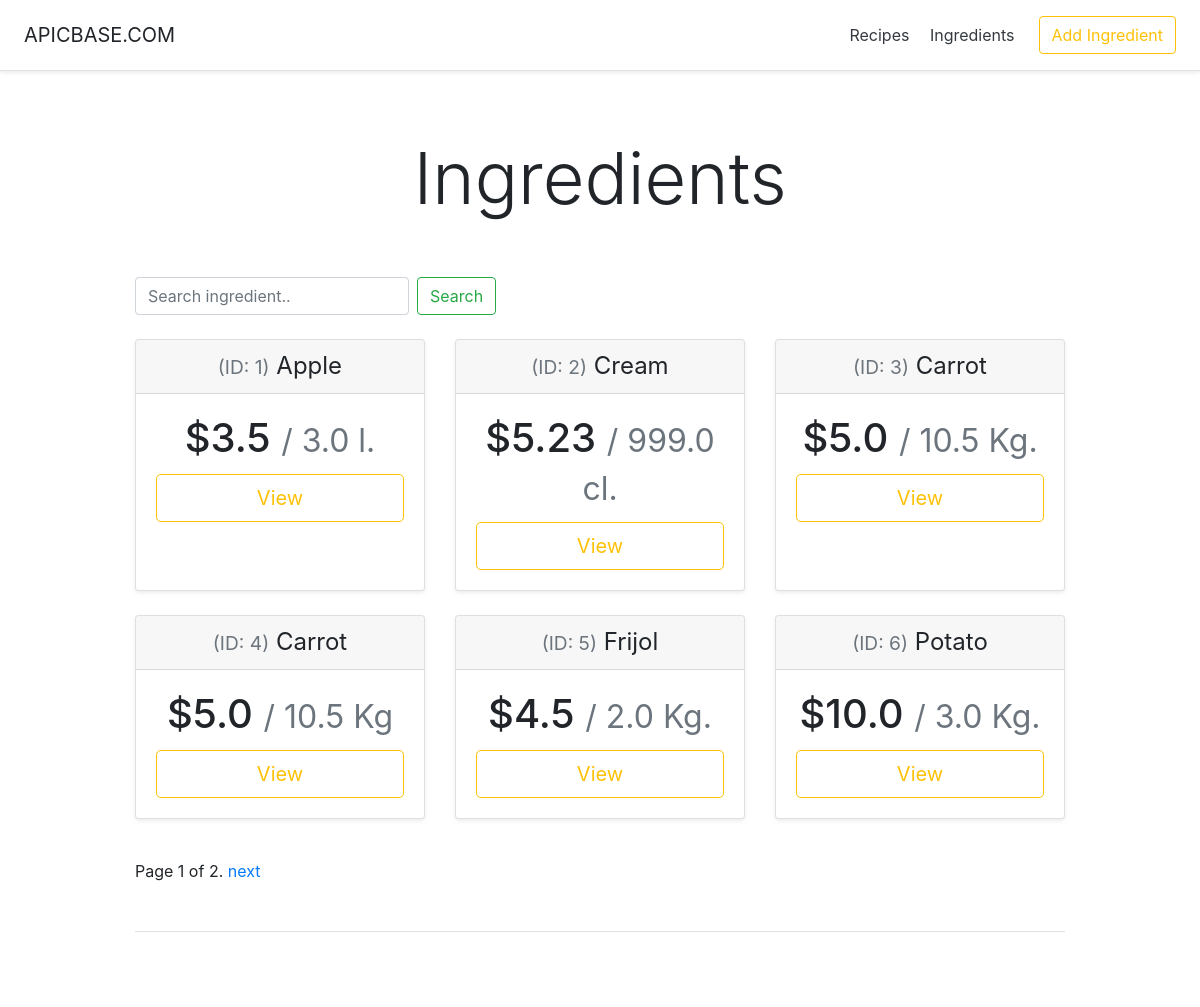
The app's page /recipeManager/ingredients/ with its own data.
### recipeManager/models.py (models this page shows, shortened)
class Ingredient(models.Model):
    id = models.AutoField(primary_key=True)
    name = models.CharField(max_length=200)
    cost = models.FloatField()
    amount = models.FloatField()
    GRAMS='g.'
    KILOGRAMS='Kg.'
    CENTILITERS='cl.'
    LITERS='l.'
    UNIT_CHOICES = (
        (GRAMS, 'Gram'),
        (KILOGRAMS, 'Kilogram'),
        (CENTILITERS, 'Centiliter'),
        (LITERS, 'Liter')
    )
    unit = models.CharField(
        max_length=2,
        choices=UNIT_CHOICES,
        default=GRAMS,
    )

### recipeManager/views.py (the view)
# urls.py: path('ingredients/', views.IngredientsView.as_view(), name='ingredients'),
class IngredientsView(generic.ListView):
    template_name = 'recipeManager/ingredients.html'
    context_object_name = 'ingredients_list'
    paginate_by = 6
    def get_queryset(self):
        ingredients = Ingredient.objects.all()
        if 'search' in self.request.GET:
            return doSearch(self.request.GET['search'], ingredients)
        else:
            return ingredients

### recipeManager/templates/recipeManager/ingredients.html (shortened to what this page needs)
<!DOCTYPE html>
<html lang="en">
   <head>
      {% load static %}
      <link href="{%static 'recipeManager/bootstrap.min.css'%}" rel="stylesheet">
      {% load static %}
      <link href="{% static 'recipeManager/pricing.css' %}" rel="stylesheet">
   </head>
   <body>
      <div class="d-flex flex-column flex-md-row align-items-center p-3 px-md-4 mb-3 bg-white border-bottom shadow-sm">
         <h5 class="my-0 mr-md-auto font-weight-normal">APICBASE.COM</h5>
         <nav class="my-2 my-md-0 mr-md-3">
            <a class="p-2 text-dark" href="{% url 'recipeManager:index' %}">Recipes</a>
            <a class="p-2 text-dark" href="{% url 'recipeManager:ingredients' %}">Ingredients</a>
         </nav>
         <a class="btn btn-outline-warning" href="{% url 'recipeManager:addIngredient'%}">Add Ingredient</a>
      </div>
      <div class="pricing-header px-3 py-3 pt-md-5 pb-md-4 mx-auto text-center">
         <h1 class="display-3">Ingredients</h1>
      </div>
      <div class="container">
         <form class="form-inline my-lg-4" method="get">
            <input name="search" class="form-control mr-sm-2" type="search" placeholder="Search ingredient.." aria-label="Search">
            <button class="btn btn-outline-success my-2 my-sm-0" type="submit">Search</button>
         </form>
         <div class="card-deck mb-3 text-center">
            {% if ingredients_list %}
            {% for ingredient in ingredients_list %}
            <div class="card mb-4 shadow-sm">
               <div class="card-header">
                  <h4 class="my-0 font-weight-normal"><small class="text-muted">(ID: {{ ingredient.id }})</small> {{ ingredient.name }}</h4>
               </div>
               <div class="card-body">
                  <h1 class="card-title pricing-card-title">${{ ingredient.cost }} <small class="text-muted">/ {{ ingredient.amount }} {{ ingredient.unit }}</small></h1>
                  <a class="alert-link" style="text-decoration:none;" href="{% url 'recipeManager:ingredientDetail' ingredient.id %}">
                  <button type="button" class="btn btn-lg btn-block btn-outline-warning">View</button>
                  </a>
               </div>
            </div>
            {% endfor %}
            {% else %}
            <p><strong>No ingredients available.</strong></p>
            {% endif %}
         </div>
         {% if is_paginated %}
         <div class="pagination">
            <span class="page-links">
            <span class="page-current">
            Page {{ page_obj.number }} of {{ page_obj.paginator.num_pages }}.
            </span>
            {% if page_obj.has_next %}
            <a href="?page={{ page_obj.next_page_number }}">next</a>
            {% endif %}
            </span>
         </div>
         {% endif %}
         <footer class="pt-4 my-md-5 pt-md-5 border-top"></footer>
      </div>
   </body>
</html>

### recipeManager/static/recipeManager/pricing.css (style rules this page uses)
html { font-size: 14px; }
@media (min-width: 768px) { html { font-size: 16px; } }
.container { max-width: 960px; }
.pricing-header { max-width: 700px; }
.card-deck .card { min-width: 220px; }

### records on screen
Ingredient: id "1", name "Apple", cost "3.5", amount "3.0", unit "l."
Ingredient: id "2", name "Cream", cost "5.23", amount "999.0", unit "cl."
Ingredient: id "3", name "Carrot", cost "5.0", amount "10.5", unit "Kg."
Ingredient: id "4", name "Carrot", cost "5.0", amount "10.5", unit "Kg"
Ingredient: id "5", name "Frijol", cost "4.5", amount "2.0", unit "Kg."
Ingredient: id "6", name "Potato", cost "10.0", amount "3.0", unit "Kg."

### other values on screen
{{ page_obj.number }} "1"
{{ page_obj.paginator.num_pages }} "2"
